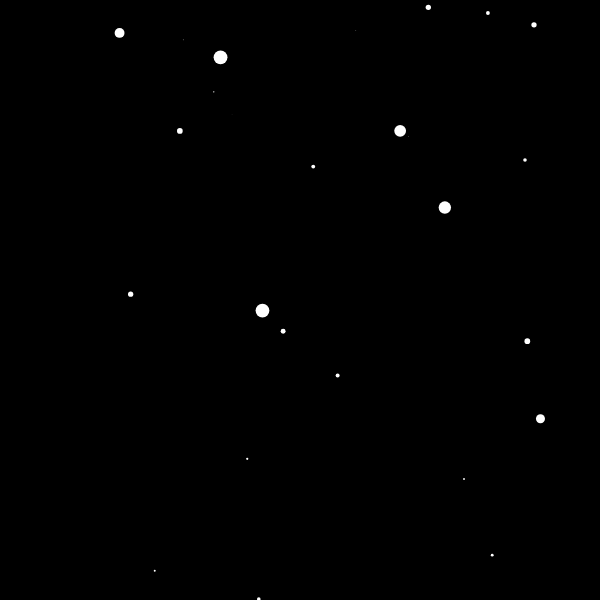
Frame 1 (no input)
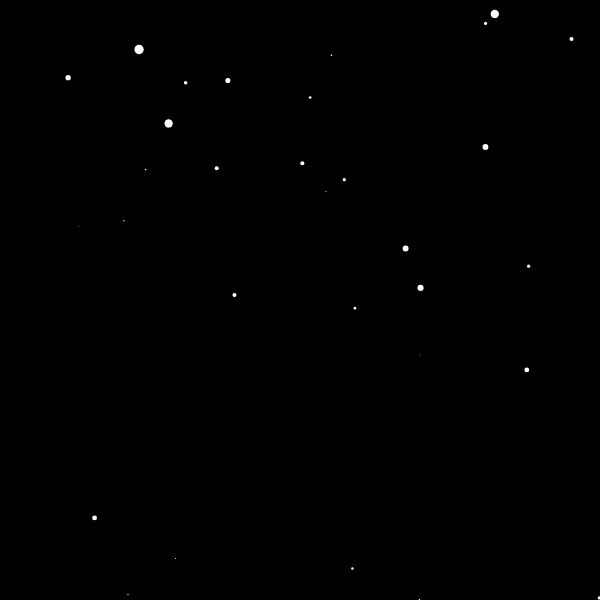
Frame 60 (no input)
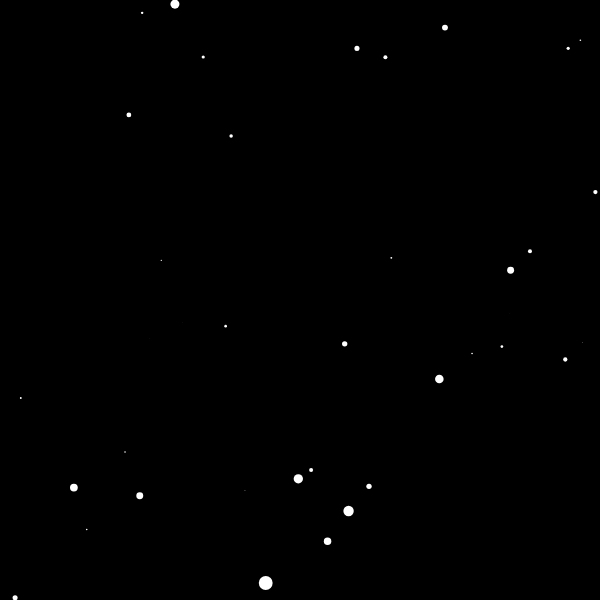
Frame 120 (the mouse pressed at the canvas centre since frame 60)

The p5.js sketch that drew these frames (run headless with seeded random() and noise() and a simulated clock; from frame 60 on, the mouse is pressed at the canvas centre):

// p5.js sketch
// ── sketch.js
var stars = [];
var nbStars = 400;

function setup() {
	createCanvas(600, 600);
	for (var i = 0; i < nbStars; i++) {
		stars[i] = new Star();
	}
}

function draw() {
	background(0);
	translate(width/2, height/2);
	for (var i = 0; i < nbStars; i++) {
		stars[i].update();
		stars[i].show();
	}
}
// ── star.js
function Star(){
	this.x = random(-width, width);
	this.y = random(-height, height);
	this.z = random(width);

	this.update = function(){
		this.z = this.z - 10;
		if(this.z < 1){
			this.z = width;
			this.x = random(-width, width);
			this.y = random(-height, height);
		}
	}

	this.show = function(){
		fill(255);
		noStroke();

		var sx = map(this.x/this.z, 0, 1, 0, width);
		var sy = map(this.y/this.z, 0, 1, 0, height);

		var r = map(this.z, 0, width, 16, 0);
		ellipse(sx, sy, r, r);
	}
}
